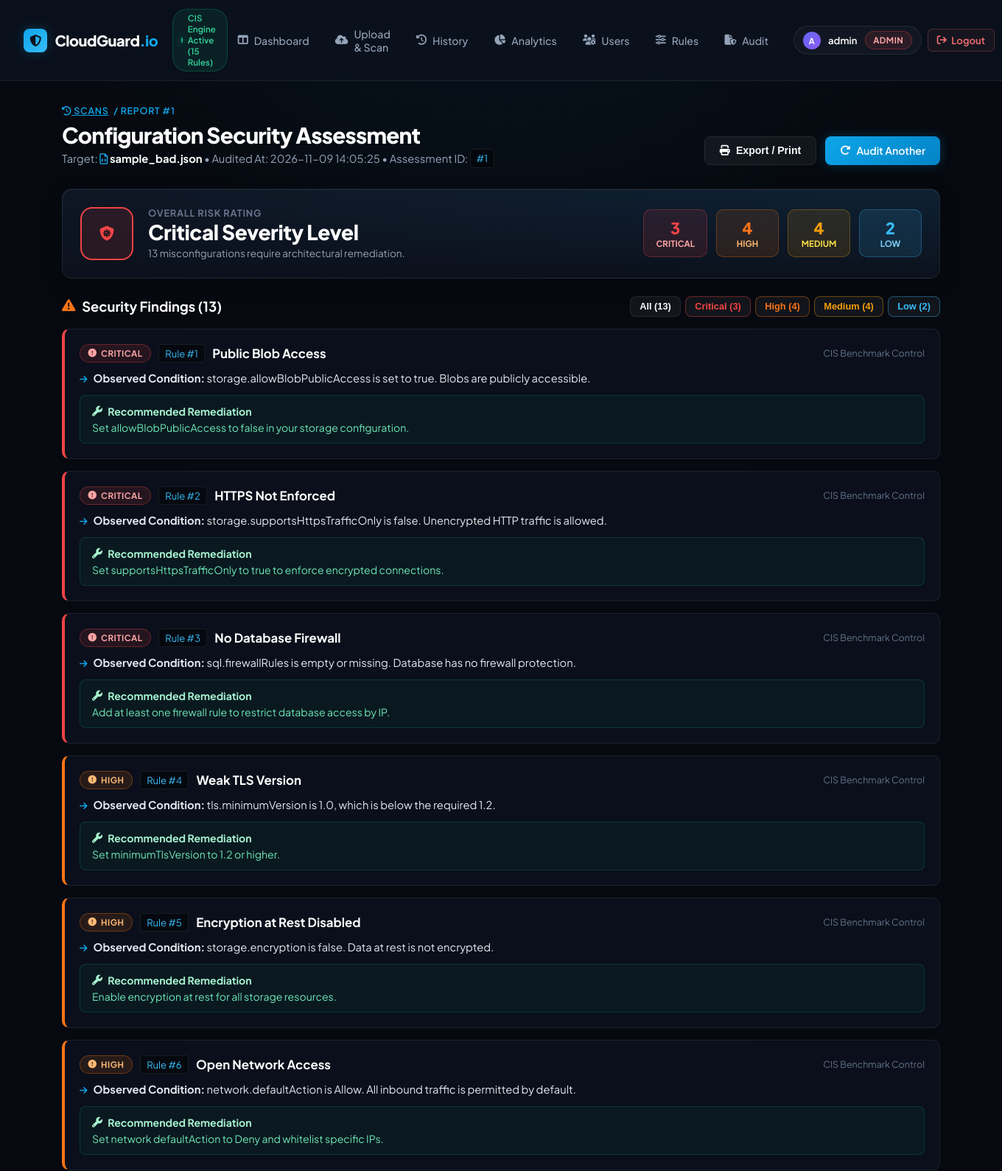
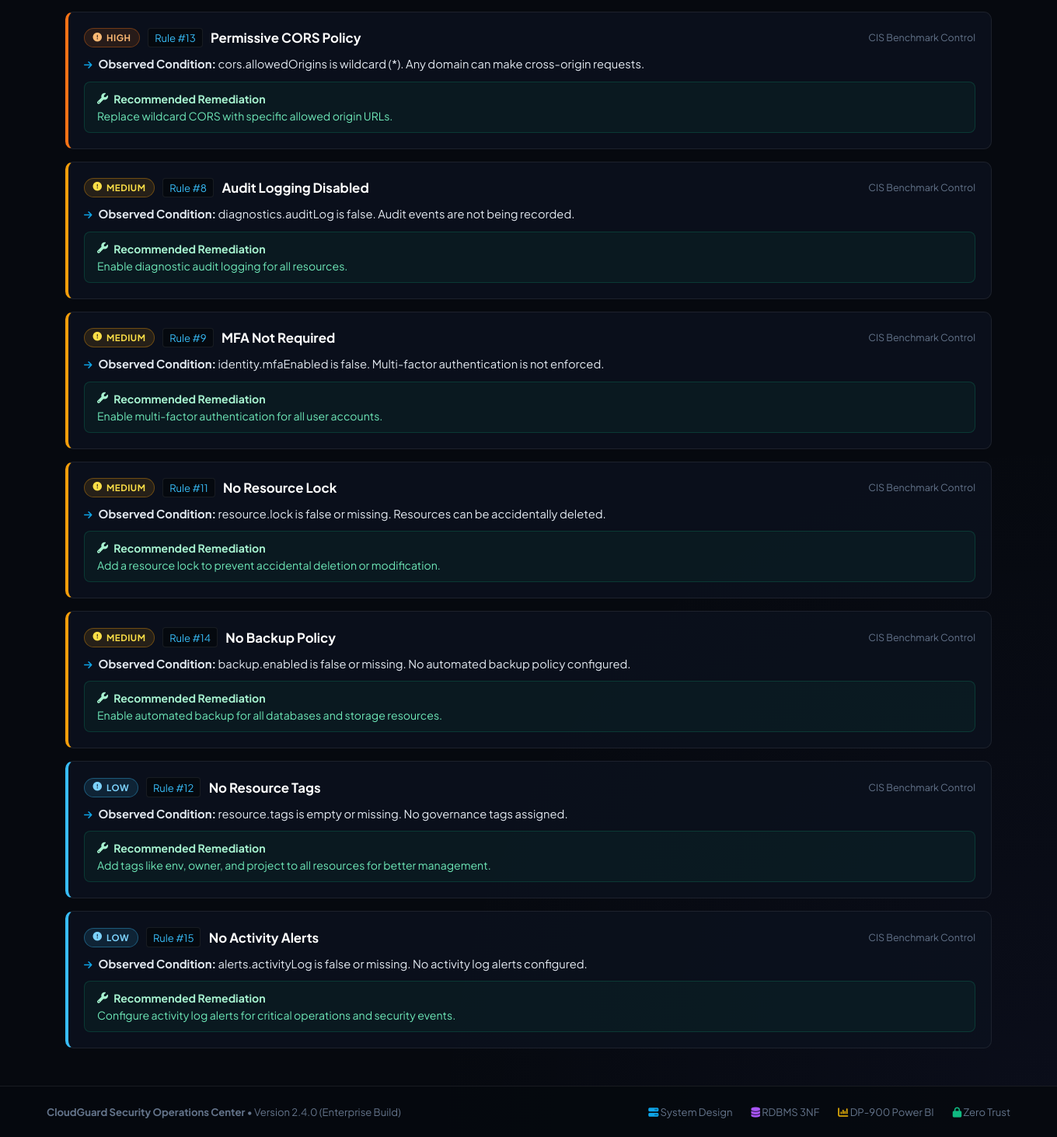
Page /scan/results/1 (signed in) on the committed database (2 pictures, top to bottom).
### tables this page shows
CREATE TABLE scans (
    scan_id INTEGER PRIMARY KEY AUTOINCREMENT,
    user_id INTEGER REFERENCES users(user_id),
    filename TEXT NOT NULL,
    scanned_at DATETIME DEFAULT CURRENT_TIMESTAMP,
    total_findings INTEGER DEFAULT 0,
    critical_count INTEGER DEFAULT 0,
    high_count INTEGER DEFAULT 0,
    medium_count INTEGER DEFAULT 0,
    low_count INTEGER DEFAULT 0,
    risk_score TEXT,
    status TEXT DEFAULT 'completed'
);

CREATE TABLE findings (
    finding_id INTEGER PRIMARY KEY AUTOINCREMENT,
    scan_id INTEGER REFERENCES scans(scan_id),
    rule_id INTEGER REFERENCES rules(rule_id),
    severity TEXT,
    detail TEXT,
    created_at DATETIME DEFAULT CURRENT_TIMESTAMP
);

CREATE TABLE rules (
    rule_id INTEGER PRIMARY KEY AUTOINCREMENT,
    rule_name TEXT NOT NULL,
    description TEXT,
    severity TEXT NOT NULL,
    fix_guidance TEXT,
    is_active INTEGER DEFAULT 1,
    category_id INTEGER REFERENCES rule_categories(category_id)
);

### routes/scans.py (the view)
@scans_bp.route("/scan/results/<int:scan_id>")
@login_required
def results(scan_id):
    db = get_db()
    uid = session["user_id"]
    scan = db.execute("SELECT * FROM scans WHERE scan_id = ?", (scan_id,)).fetchone()
    if not scan:
        flash("Scan not found.", "danger")
        return redirect(url_for("scans.history"))
    if scan["user_id"] != uid and session.get("role") != "admin":
        flash("Access denied.", "danger")
        return redirect(url_for("scans.dashboard"))
    findings = db.execute(
        """SELECT f.*, r.rule_name, r.fix_guidance
           FROM findings f
           JOIN rules r ON f.rule_id = r.rule_id
           WHERE f.scan_id = ?
           ORDER BY
               CASE f.severity
                   WHEN 'Critical' THEN 1
                   WHEN 'High' THEN 2
                   WHEN 'Medium' THEN 3
                   WHEN 'Low' THEN 4
               END""",
        (scan_id,),
    ).fetchall()
    return render_template("results.html", scan=scan, findings=findings)

### models/db.py (called while the page is built)
def get_db():
    if "db" not in g:
        g.db = sqlite3.connect(current_app.config["DATABASE"])
        g.db.row_factory = sqlite3.Row
        g.db.execute("PRAGMA foreign_keys = ON")
    return g.db

### routes/auth.py (called while the page is built)
def login_required(f):
    @wraps(f)
    def wrapper(*args, **kwargs):
        if "user_id" not in session:
            flash("Please log in first.", "warning")
            return redirect(url_for("auth.login"))
        return f(*args, **kwargs)
    return wrapper

### templates/results.html (shortened to what this page needs)
{% extends "base.html" %}
{% block content %}
<div class="page-hero">
    <div>
        <div class="breadcrumb">
            <a href="{{ url_for('scans.history') }}" style="color: var(--azure);"><i class="fa-solid fa-clock-rotate-left"></i> Scans</a> / Report #{{ scan['scan_id'] }}
        </div>
        <h1 class="page-title">Configuration Security Assessment</h1>
        <p class="page-subtitle">
            Target: <strong style="color: #fff;"><i class="fa-regular fa-file-code" style="color: var(--azure);"></i> {{ scan['filename'] }}</strong> &bull;
            Audited At: {{ scan['scanned_at'][:19] }} &bull;
            Assessment ID: <span class="code-pill">#{{ scan['scan_id'] }}</span>
        </p>
    </div>
    <div style="display: flex; gap: 0.75rem;">
        <button onclick="window.print()" class="btn-action btn-ghost">
            <i class="fa-solid fa-print"></i> Export / Print
        </button>
        <a href="{{ url_for('scans.upload') }}" class="btn-action btn-azure">
            <i class="fa-solid fa-rotate-right"></i> Audit Another
        </a>
    </div>
</div>
<div class="glass-card" style="background: radial-gradient(ellipse at 100% 0%, rgba(14, 165, 233, 0.08), transparent 70%), linear-gradient(180deg, rgba(16, 24, 39, 0.9) 0%, rgba(12, 18, 30, 0.95) 100%);">
    <div style="display: flex; justify-content: space-between; align-items: center; flex-wrap: wrap; gap: 1.5rem;">
        <div style="display: flex; align-items: center; gap: 1.25rem;">
            <div style="width: 72px; height: 72px; border-radius: 16px; display: flex; flex-direction: column; align-items: center; justify-content: center; font-weight: 800; font-size: 1.25rem; border: 2px solid; {% if scan['risk_score'] == 'Critical' %}background: var(--critical-bg); border-color: var(--critical); color: var(--critical);{% elif scan['risk_score'] == 'High' %}background: var(--high-bg); border-color: var(--high); color: var(--high);{% elif scan['risk_score'] == 'Medium' %}background: var(--medium-bg); border-color: var(--medium); color: var(--medium);{% elif scan['risk_score'] == 'Low' %}background: var(--low-bg); border-color: var(--low); color: var(--low);{% else %}background: var(--clean-bg); border-color: var(--clean); color: var(--clean);{% endif %}">
                <i class="fa-solid {% if scan['risk_score'] == 'Clean' %}fa-shield-check{% else %}fa-shield-virus{% endif %}"></i>
            </div>
            <div>
                <div style="font-size: 0.8rem; font-weight: 700; text-transform: uppercase; letter-spacing: 0.75px; color: var(--text-tertiary);">Overall Risk Rating</div>
                <div style="font-size: 1.75rem; font-weight: 800; color: #fff; letter-spacing: -0.5px;">
                    {{ scan['risk_score'] }} Severity Level
                </div>
                <div style="font-size: 0.85rem; color: var(--text-secondary); margin-top: 0.15rem;">
                    {% if scan['total_findings'] == 0 %}
                        All 15 security benchmark rules successfully passed.
                    {% else %}
                        {{ scan['total_findings'] }} misconfigurations require architectural remediation.
                    {% endif %}
                </div>
            </div>
        </div>
        <div style="display: flex; gap: 0.75rem; flex-wrap: wrap;">
            <div style="background: var(--critical-bg); border: 1px solid rgba(239, 68, 68, 0.3); border-radius: 10px; padding: 0.65rem 1rem; text-align: center; min-width: 85px;">
                <div style="font-size: 1.35rem; font-weight: 800; color: var(--critical);">{{ scan['critical_count'] }}</div>
                <div style="font-size: 0.72rem; font-weight: 700; text-transform: uppercase; color: #fca5a5;">Critical</div>
            </div>
            <div style="background: var(--high-bg); border: 1px solid rgba(249, 115, 22, 0.3); border-radius: 10px; padding: 0.65rem 1rem; text-align: center; min-width: 85px;">
                <div style="font-size: 1.35rem; font-weight: 800; color: var(--high);">{{ scan['high_count'] }}</div>
                <div style="font-size: 0.72rem; font-weight: 700; text-transform: uppercase; color: #fdba74;">High</div>
            </div>
            <div style="background: var(--medium-bg); border: 1px solid rgba(245, 158, 11, 0.3); border-radius: 10px; padding: 0.65rem 1rem; text-align: center; min-width: 85px;">
                <div style="font-size: 1.35rem; font-weight: 800; color: var(--medium);">{{ scan['medium_count'] }}</div>
                <div style="font-size: 0.72rem; font-weight: 700; text-transform: uppercase; color: #fde047;">Medium</div>
            </div>
            <div style="background: var(--low-bg); border: 1px solid rgba(56, 189, 248, 0.3); border-radius: 10px; padding: 0.65rem 1rem; text-align: center; min-width: 85px;">
                <div style="font-size: 1.35rem; font-weight: 800; color: var(--low);">{{ scan['low_count'] }}</div>
                <div style="font-size: 0.72rem; font-weight: 700; text-transform: uppercase; color: #7dd3fc;">Low</div>
            </div>
        </div>
    </div>
</div>
<div style="display: flex; justify-content: space-between; align-items: center; margin-bottom: 1rem; flex-wrap: wrap; gap: 0.75rem;">
    <div class="card-heading" style="font-size: 1.15rem;">
        <i class="fa-solid fa-triangle-exclamation" style="color: var(--high);"></i>
        <span>Security Findings ({{ findings|length }})</span>
    </div>
    <div style="display: flex; gap: 0.4rem;" id="filterBar">
        <button class="btn-action btn-ghost" style="padding: 0.35rem 0.75rem; font-size: 0.8rem;" onclick="filterFindings('all')">All ({{ findings|length }})</button>
        {% if scan['critical_count'] > 0 %}
            <button class="btn-action btn-ghost" style="padding: 0.35rem 0.75rem; font-size: 0.8rem; border-color: rgba(239, 68, 68, 0.4); color: var(--critical);" onclick="filterFindings('Critical')">Critical ({{ scan['critical_count'] }})</button>
        {% endif %}
        {% if scan['high_count'] > 0 %}
            <button class="btn-action btn-ghost" style="padding: 0.35rem 0.75rem; font-size: 0.8rem; border-color: rgba(249, 115, 22, 0.4); color: var(--high);" onclick="filterFindings('High')">High ({{ scan['high_count'] }})</button>
        {% endif %}
        {% if scan['medium_count'] > 0 %}
            <button class="btn-action btn-ghost" style="padding: 0.35rem 0.75rem; font-size: 0.8rem; border-color: rgba(245, 158, 11, 0.4); color: var(--medium);" onclick="filterFindings('Medium')">Medium ({{ scan['medium_count'] }})</button>
        {% endif %}
        {% if scan['low_count'] > 0 %}
            <button class="btn-action btn-ghost" style="padding: 0.35rem 0.75rem; font-size: 0.8rem; border-color: rgba(56, 189, 248, 0.4); color: var(--low);" onclick="filterFindings('Low')">Low ({{ scan['low_count'] }})</button>
        {% endif %}
    </div>
</div>
{% if findings %}
    <div id="findingsContainer">
        {% for f in findings %}
        <div class="finding-card severity-{{ f['severity']|lower }}" data-severity="{{ f['severity'] }}">
            <div class="finding-header">
                <div style="display: flex; align-items: center; gap: 0.65rem;">
                    <span class="status-pill pill-{{ f['severity']|lower }}">
                        <i class="fa-solid fa-circle-exclamation"></i> {{ f['severity'] }}
                    </span>
                    <span class="code-pill">Rule #{{ f['rule_id'] }}</span>
                    <span class="finding-title">{{ f['rule_name'] }}</span>
                </div>
                <span style="color: var(--text-tertiary); font-size: 0.78rem;">
                    CIS Benchmark Control
                </span>
            </div>
            <div style="margin: 0.75rem 0; font-size: 0.92rem; color: #e2e8f0; display: flex; align-items: flex-start; gap: 0.5rem;">
                <i class="fa-solid fa-arrow-right" style="color: var(--azure); margin-top: 0.3rem; font-size: 0.75rem;"></i>
                <div>
                    <strong>Observed Condition:</strong> {{ f['detail'] }}
                </div>
            </div>
            <div class="remediation-box">
                <div style="display: flex; align-items: center; justify-content: space-between; margin-bottom: 0.25rem;">
                    <div style="font-weight: 700; display: flex; align-items: center; gap: 0.45rem;">
                        <i class="fa-solid fa-wrench"></i> Recommended Remediation
                    </div>
                </div>
                <div style="color: #6ee7b7; font-size: 0.88rem;">
                    {{ f['fix_guidance'] }}
                </div>
            </div>
        </div>
        {% endfor %}
    </div>
{% endif %}
{% endblock %}

### rows in the picture
scans: scan_id "1", filename "sample_bad.json", scanned_at "2026-11-09 14:05:25", risk_score "Critical", total_findings "13", critical_count "3", high_count "4", medium_count "4", low_count "2"
findings: severity "CRITICAL", rule_id "1", rule_name "Public Blob Access", detail "storage.allowBlobPublicAccess is set to true. Blobs are publicly accessible.", fix_guidance "Set allowBlobPublicAccess to false in your storage configuration."
findings: severity "CRITICAL", rule_id "2", rule_name "HTTPS Not Enforced", detail "storage.supportsHttpsTrafficOnly is false. Unencrypted HTTP traffic is allowed.", fix_guidance "Set supportsHttpsTrafficOnly to true to enforce encrypted connections."
findings: severity "CRITICAL", rule_id "3", rule_name "No Database Firewall", detail "sql.firewallRules is empty or missing. Database has no firewall protection.", fix_guidance "Add at least one firewall rule to restrict database access by IP."
findings: severity "HIGH", rule_id "4", rule_name "Weak TLS Version", detail "tls.minimumVersion is 1.0, which is below the required 1.2.", fix_guidance "Set minimumTlsVersion to 1.2 or higher."
findings: severity "HIGH", rule_id "5", rule_name "Encryption at Rest Disabled", detail "storage.encryption is false. Data at rest is not encrypted.", fix_guidance "Enable encryption at rest for all storage resources."
findings: severity "HIGH", rule_id "6", rule_name "Open Network Access", detail "network.defaultAction is Allow. All inbound traffic is permitted by default.", fix_guidance "Set network defaultAction to Deny and whitelist specific IPs."
findings: severity "HIGH", rule_id "13", rule_name "Permissive CORS Policy", detail "cors.allowedOrigins is wildcard (*). Any domain can make cross-origin requests.", fix_guidance "Replace wildcard CORS with specific allowed origin URLs."
findings: severity "MEDIUM", rule_id "8", rule_name "Audit Logging Disabled", detail "diagnostics.auditLog is false. Audit events are not being recorded.", fix_guidance "Enable diagnostic audit logging for all resources."
findings: severity "MEDIUM", rule_id "9", rule_name "MFA Not Required", detail "identity.mfaEnabled is false. Multi-factor authentication is not enforced.", fix_guidance "Enable multi-factor authentication for all user accounts."
findings: severity "MEDIUM", rule_id "11", rule_name "No Resource Lock", detail "resource.lock is false or missing. Resources can be accidentally deleted.", fix_guidance "Add a resource lock to prevent accidental deletion or modification."
findings: severity "MEDIUM", rule_id "14", rule_name "No Backup Policy", detail "backup.enabled is false or missing. No automated backup policy configured.", fix_guidance "Enable automated backup for all databases and storage resources."
findings: severity "LOW", rule_id "12", rule_name "No Resource Tags", detail "resource.tags is empty or missing. No governance tags assigned.", fix_guidance "Add tags like env, owner, and project to all resources for better management."
findings: severity "LOW", rule_id "15", rule_name "No Activity Alerts", detail "alerts.activityLog is false or missing. No activity log alerts configured.", fix_guidance "Configure activity log alerts for critical operations and security events."

### other values in the picture
{{ session.get('email', 'U')[0]|upper }} "A"
{{ session.get('email', '').split('@')[0] }} "admin"
{{ session.get('role') }} "ADMIN"
{{ findings|length }} "13"
